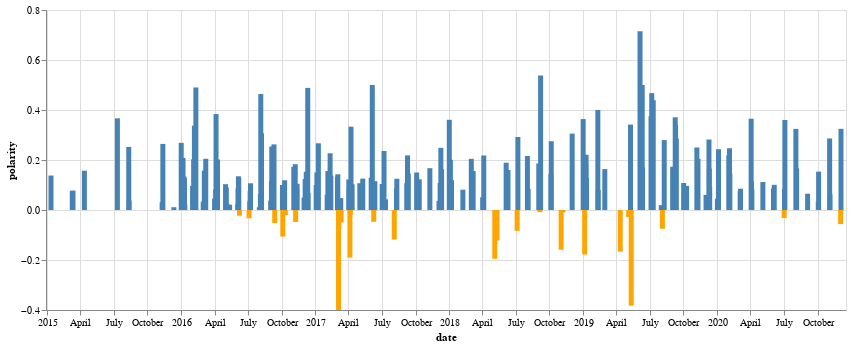

Notebook source saved alongside this figure:
### Markdown cell above
### 12- How did the daily average polarity score change over time?

### Code cell
import altair as alt

date_polarity_mean = df[['date', 'polarity']].groupby('date', as_index = False).mean()

alt.Chart(date_polarity_mean).mark_bar().encode(
    x="date:T",
    y="polarity:Q",
    color=alt.condition(
        alt.datum.polarity > 0,
        alt.value("steelblue"),  # The positive color
        alt.value("orange")  # The negative color
    )
).properties(width=800)

### Figure 1 — Vega-Lite specification as saved in the notebook (floating-point values rounded to 4 significant figures; data arrays with more than 128 entries replaced by an {"elided": "..."} marker saying what was removed)
{"config": {"view": {"continuousWidth": 400, "continuousHeight": 300}}, "data": {"name": "data-68d9652b5c9bbe38dbc16fd7d8fdba79"}, "mark": "bar", "encoding": {"color": {"condition": {"value": "steelblue", "test": "(datum.polarity > 0)"}, "value": "orange"}, "x": {"type": "temporal", "field": "date"}, "y": {"type": "quantitative", "field": "polarity"}}, "width": 800, "$schema": "https://vega.github.io/schema/vega-lite/v4.8.1.json", "datasets": {"data-68d9652b5c9bbe38dbc16fd7d8fdba79": {"elided": "620 records"}}}
